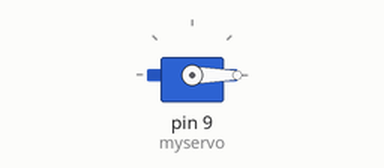
This sketch was run on a simulated Arduino Uno, built with avr-gcc and run on an emulated ATmega328P. Parts: servo.

Above: at 0.05 s.
At 1.9 s:
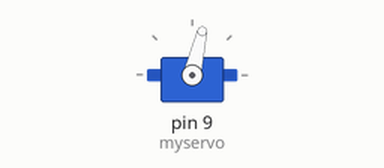
At 3.8 s:
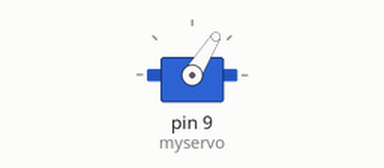
At 7.6 s:
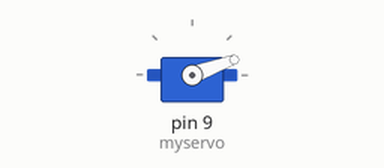
Timing chart, 0 to 12.5 s (numbered marks = the images above):
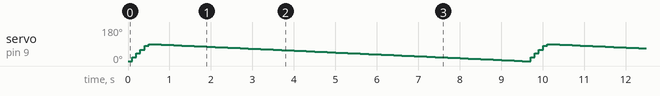

The sketch:

servo.ino
```cpp
#include <Servo.h>

Servo myservo;  // create servo object to control a servo
// twelve servo objects can be created on most boards

int pos = 0;    // variable to store the servo position

void setup() {
  myservo.attach(9);  // attaches the servo on pin 9 to the servo object
}

void loop() {
  for (pos = 0; pos <= 90; pos=pos+20) { // goes from 0 degrees to 90 degrees
    // in steps of 1 degree
    myservo.write(pos);              // tell servo to go to position in variable 'pos'
    delay(100);                       // waits 20ms for the servo to reach the position
  }
  for (pos = 90; pos >= 0; pos=pos-1) { // goes from 90 degrees to 0 degrees
    myservo.write(pos);              // tell servo to go to position in variable 'pos'
    delay(100);                       // waits 20ms for the servo to reach the position
  }
}
```
